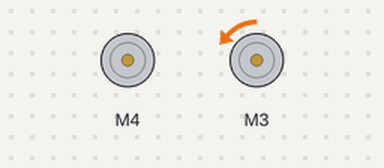
Recording of a sketch running on a simulated Arduino Uno, built with avr-gcc and run on an emulated ATmega328P. On the bench: 2 × DC motor (green arrow = forward, orange = backward, longer = faster). What the sketch prints to the serial monitor is not drawn.

Above: at 8.7 s.
Timing chart, 0 to 12.0 s (numbered marks = the images above):
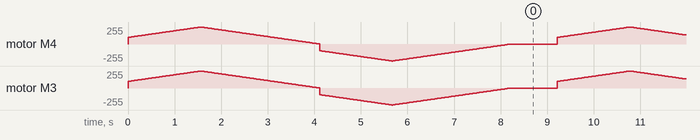

The sketch:

robotMoteur_ino.ino
```cpp
// (licence header left out)
#include <AFMotor.h>

AF_DCMotor motor_g(4);
AF_DCMotor motor_d(3);

void setup() {
  Serial.begin(9600);           // set up Serial library at 9600 bps
  Serial.println("motor_g test!");

  // turn on motor
  motor_g.setSpeed(200);
  motor_d.setSpeed(200);

  motor_g.run(RELEASE);
  motor_d.run(RELEASE);
}

void loop() {
  uint8_t i;

  Serial.print("tick");

  motor_g.run(FORWARD);
  motor_d.run(FORWARD);

  for (i =100; i < 255; i++) {
    motor_g.setSpeed(i);
    motor_d.setSpeed(i);
    delay(10);
  }

  for (i = 255; i != 0; i--) {
    motor_g.setSpeed(i);
    motor_d.setSpeed(i);
    delay(10);
  }

  Serial.print("tock");

  motor_g.run(BACKWARD);
  motor_d.run(BACKWARD);

  for (i = 100; i < 255; i++) {
    motor_g.setSpeed(i);
    motor_d.setSpeed(i);
    delay(10);
  }

  for (i = 255; i != 0; i--) {
    motor_g.setSpeed(i);
    motor_d.setSpeed(i);
    delay(10);
  }


  Serial.print("tech");
  motor_g.run(RELEASE);
  delay(1000);
}
```
